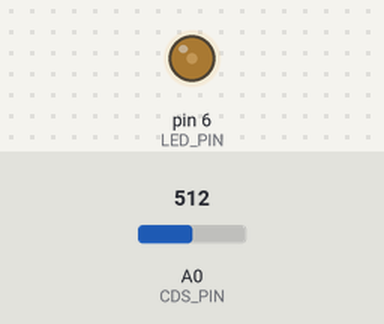
A sketch run on a simulated Arduino Uno, built with avr-gcc and run on an emulated ATmega328P. Parts: output pins drawn as LEDs (lit = HIGH). Inputs (shaded band) come from the test bench; at power-on: A0 (CDS_PIN) = 512.

Above: at 1.2 s.
1.3 s: A0 (CDS_PIN) set to 716
At 2.5 s:
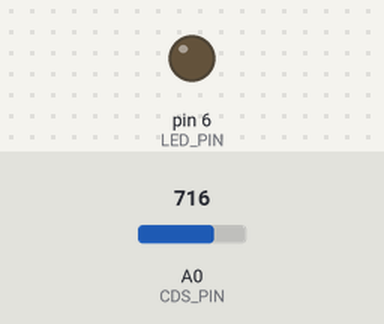
2.8 s: A0 (CDS_PIN) set to 688
At 3.9 s:
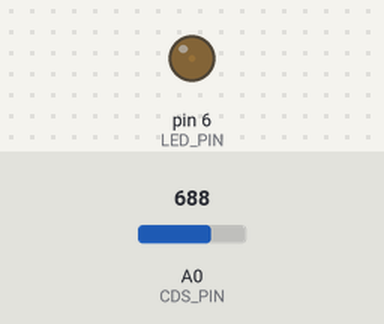
4.3 s: A0 (CDS_PIN) set to 306
At 5.2 s:
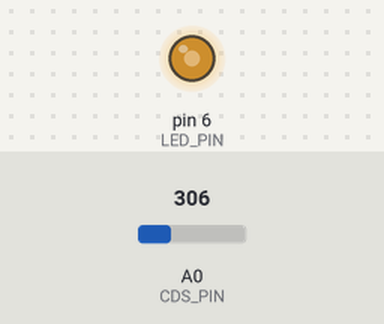
5.8 s: A0 (CDS_PIN) set to 122
At 6.6 s:
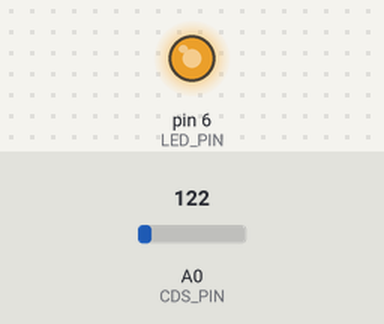
7.3 s: A0 (CDS_PIN) set to 511
At 7.9 s:
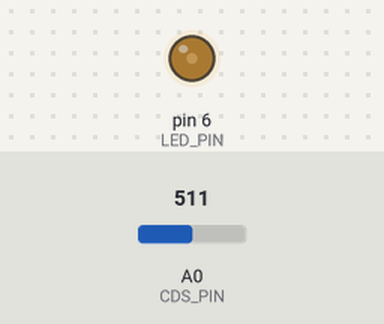
8.8 s: A0 (CDS_PIN) set to 900
At 9.2 s:
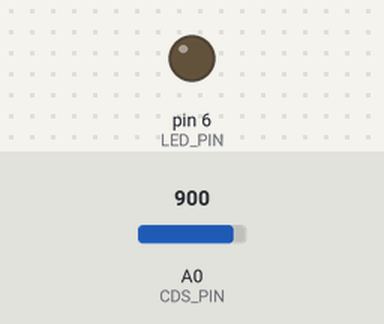
Timing chart, 0 to 11.3 s (numbered marks = the images above; inputs shaded):
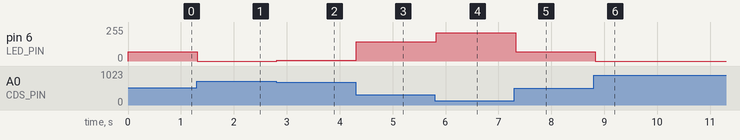

Measured:
- after the input at 1.3 s, pin 6 (LED_PIN): 69/255 → 0/255 at once
- after the input at 2.8 s, pin 6 (LED_PIN): 0/255 → 5/255 at once
- after the input at 4.3 s, pin 6 (LED_PIN): 5/255 → 144/255 at once
- after the input at 5.8 s, pin 6 (LED_PIN): 144/255 → 211/255 at once
- after the input at 7.3 s, pin 6 (LED_PIN): 211/255 → 69/255 at once
- after the input at 8.8 s, pin 6 (LED_PIN): 69/255 → 0/255 at once

The sketch:

Arduino.ino
```cpp
#define LED_PIN   6
#define CDS_PIN   A0

void setup() {
  // put your setup code here, to run once:
  pinMode(LED_PIN, OUTPUT);
}

void loop() {
  // put your main code here, to run repeatedly:
  int cdsData = analogRead(A0);
  int mapData = map(cdsData, 0, 700, 255, 0);
  if (mapData < 0){
    mapData = 0;
  }
  analogWrite(LED_PIN, mapData);
  delay(50);
}
```
